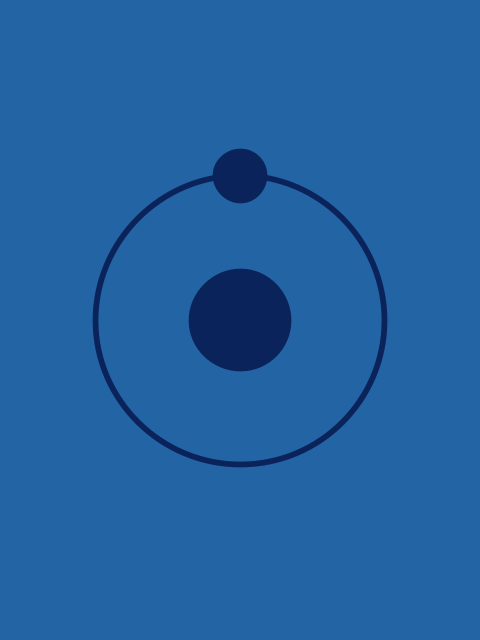
Frame 1 (no input)
Frame 2 (the mouse pressed at the canvas centre, redrawn once): identical to frame 1, image omitted

The Processing sketch that drew this single still picture (run headless with seeded random() and noise(); the mouse was pressed at the canvas centre and the sketch redrawn once):

// Processing sketch: watchmen
// ── watchmen.pde
// Manuale di Programmazione Cinematografica
// Daniele Olmisani, 2021

// Watchmen (2009)


final color PAPER = color(35, 100, 165);
final color INK = color(10, 35, 90);


void setup() {
  size(480, 640);
  noLoop();
}

void draw() {
  final float S =  min(width, height);
  final float U = 0.002;
  
  translate(0.5*width, 0.5*height);
  scale(S, -S);
  
  background(PAPER);

  
  stroke(INK);
  strokeWeight(6*U);
  
  noFill();
  ellipse(0.0, 0.0, 0.6, 0.6);
  
  fill(INK);
  ellipse(0.0, 0.0, 0.2, 0.2);
  ellipse(0.0, 0.3, 0.1, 0.1);
  
  save("watchmen.png");
}
